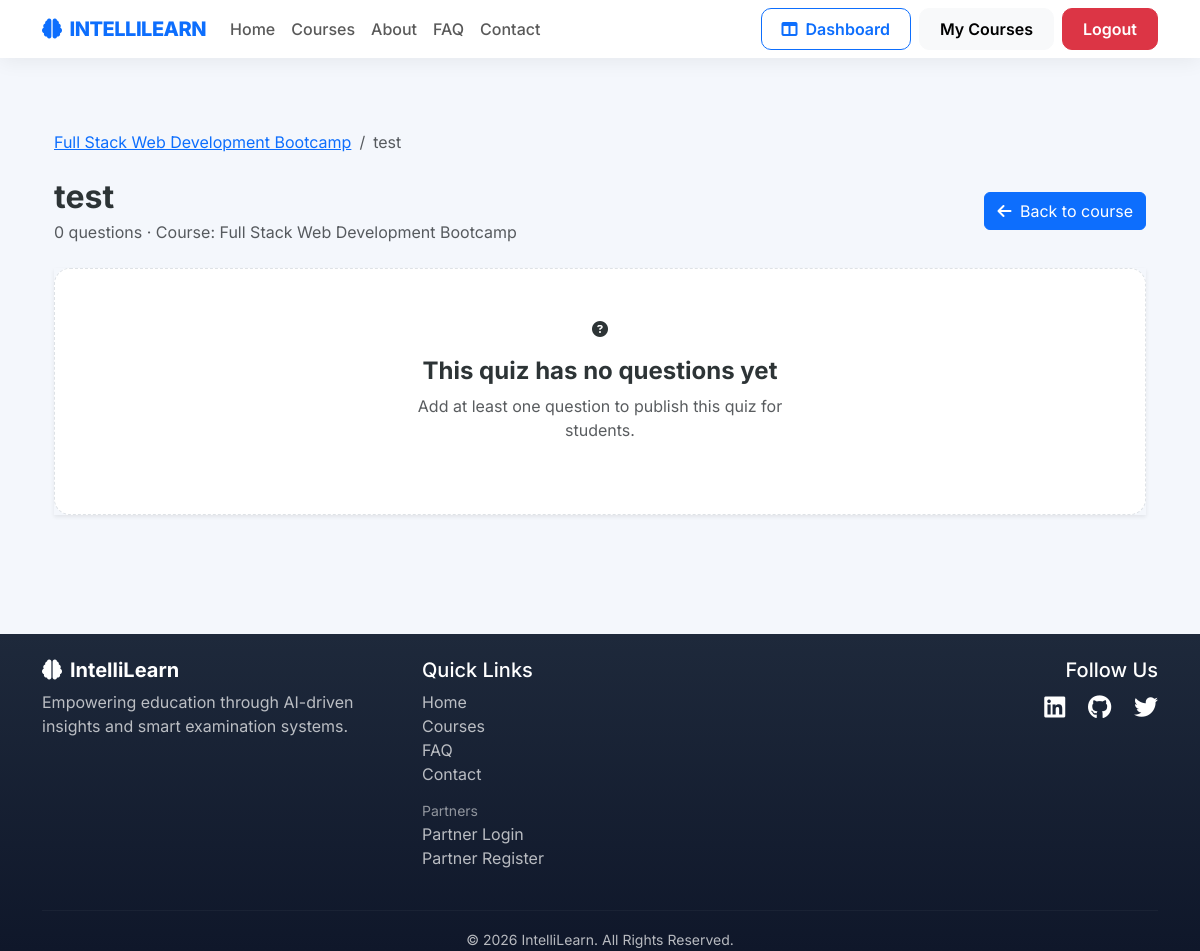
/quiz/1/ (signed in), run on an earlier commit of the app's database.
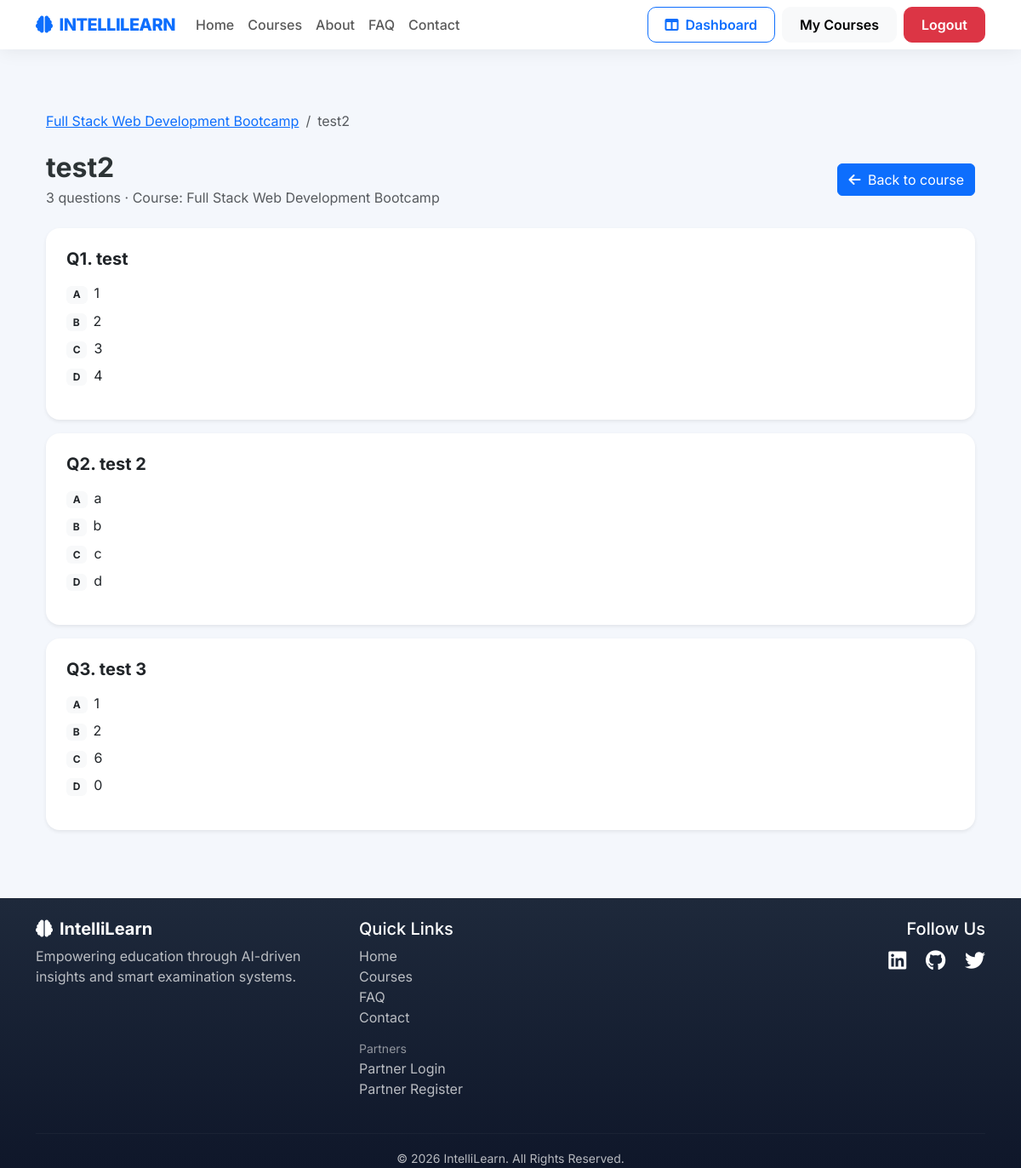
And on a later commit of the database.
### exam/models.py (models this page shows, shortened)
class Quiz(models.Model):
    course = models.ForeignKey(
        Course,
        on_delete=models.CASCADE,
        related_name='quizzes'
    )
    title = models.CharField(max_length=200)
    created_at = models.DateTimeField(auto_now_add=True)

class Question(models.Model):
    quiz = models.ForeignKey(
        Quiz,
        on_delete=models.CASCADE,
        related_name='questions'
    )
    question = models.TextField()
    option1 = models.CharField(max_length=255)
    option2 = models.CharField(max_length=255)
    option3 = models.CharField(max_length=255)
    option4 = models.CharField(max_length=255)
    correct_answer = models.CharField(
        max_length=255
    )

### exam/views.py (the view)
@login_required
def view_quiz(request, quiz_pk):
    quiz = get_object_or_404(
        Quiz.objects.select_related('course'),
        pk=quiz_pk
    )
    questions = quiz.questions.all()
    can_manage_course = user_can_manage_course(request.user, quiz.course)
    return render(
        request,
        'exam/view_quiz.html',
        {
            'quiz': quiz,
            'course': quiz.course,
            'questions': questions,
            'can_manage_course': can_manage_course,
        }
    )

### courses/permissions.py (called while the page is built)
def user_can_manage_course(user, course):
    if not user.is_authenticated:
        return False
    institute = Institute.objects.filter(user=user).first()
    if institute and course.institute_id == institute.id:
        return True
    instructor = Instructor.objects.filter(user=user).first()
    if instructor and course.instructor_id == instructor.id:
        return True
    return False

### main/context_processors.py (called while the page is built)
def user_navigation(request):
    is_institute_user = False
    is_instructor_user = False
    is_student_user = False
    if request.user.is_authenticated:
        is_institute_user = Institute.objects.filter(user=request.user).exists()
        is_instructor_user = Instructor.objects.filter(user=request.user).exists()
        is_student_user = not is_institute_user and not is_instructor_user
    return {
        'is_institute_user': is_institute_user,
        'is_instructor_user': is_instructor_user,
        'is_student_user': is_student_user,
    }

### exam/templates/exam/view_quiz.html (shortened to what this page needs)
{% extends 'main/base.html' %}
{% block content %}
<div class="container py-5">
    <nav aria-label="breadcrumb" class="mb-4">
        <ol class="breadcrumb">
            <li class="breadcrumb-item"><a href="{% url 'course_detail' course.pk %}">{{ course.title }}</a></li>
            <li class="breadcrumb-item active">{{ quiz.title }}</li>
        </ol>
    </nav>
    <div class="d-flex flex-column flex-md-row justify-content-between align-items-md-center gap-3 mb-4">
        <div>
            <h2 class="fw-bold mb-1">{{ quiz.title }}</h2>
            <p class="text-muted mb-0">
                {{ questions|length }} question{{ questions|length|pluralize }}
                · Course: {{ course.title }}
            </p>
        </div>
        <div class="d-flex flex-wrap gap-2">
            <a href="{% url 'course_detail' course.pk %}?tab=quiz" class="btn btn-primary">
                <i class="fas fa-arrow-left me-1"></i> Back to course
            </a>
        </div>
    </div>
    {% if questions %}
    {% for question in questions %}
    <div class="card border-0 shadow-sm rounded-4 mb-3">
        <div class="card-body p-4">
            <h5 class="fw-bold mb-3">Q{{ forloop.counter }}. {{ question.question }}</h5>
            <ul class="list-unstyled mb-3">
                <li class="mb-2"><span class="badge bg-light text-dark me-2">A</span>{{ question.option1 }}</li>
                <li class="mb-2"><span class="badge bg-light text-dark me-2">B</span>{{ question.option2 }}</li>
                <li class="mb-2"><span class="badge bg-light text-dark me-2">C</span>{{ question.option3 }}</li>
                <li class="mb-2"><span class="badge bg-light text-dark me-2">D</span>{{ question.option4 }}</li>
            </ul>
        </div>
    </div>
    {% endfor %}
    {% else %}
    <div class="shadow-sm mb-4">
        {% include 'main/partials/empty_state.html' with icon='fa-question-circle' title='This quiz has no questions yet' description='Add at least one question to publish this quiz for students.' %}
    </div>
    {% endif %}
</div>
{% endblock %}

What changed in the data, as far as the page shows it:
changed Quiz: title "test" → "test2"
added Question: question "test", option1 "1", option2 "2", option3 "3", option4 "4"
added Question: question "test 2", option1 "a", option2 "b", option3 "c", option4 "d"
added Question: question "test 3", option1 "1", option2 "2", option3 "6", option4 "0"
Also different on the page:
{{ questions|length }}: "0" → "3"
{{ title }}: "This quiz has no questions yet" → (not shown)
{{ description }}: "Add at least one question to publish this quiz for students." → (not shown)
